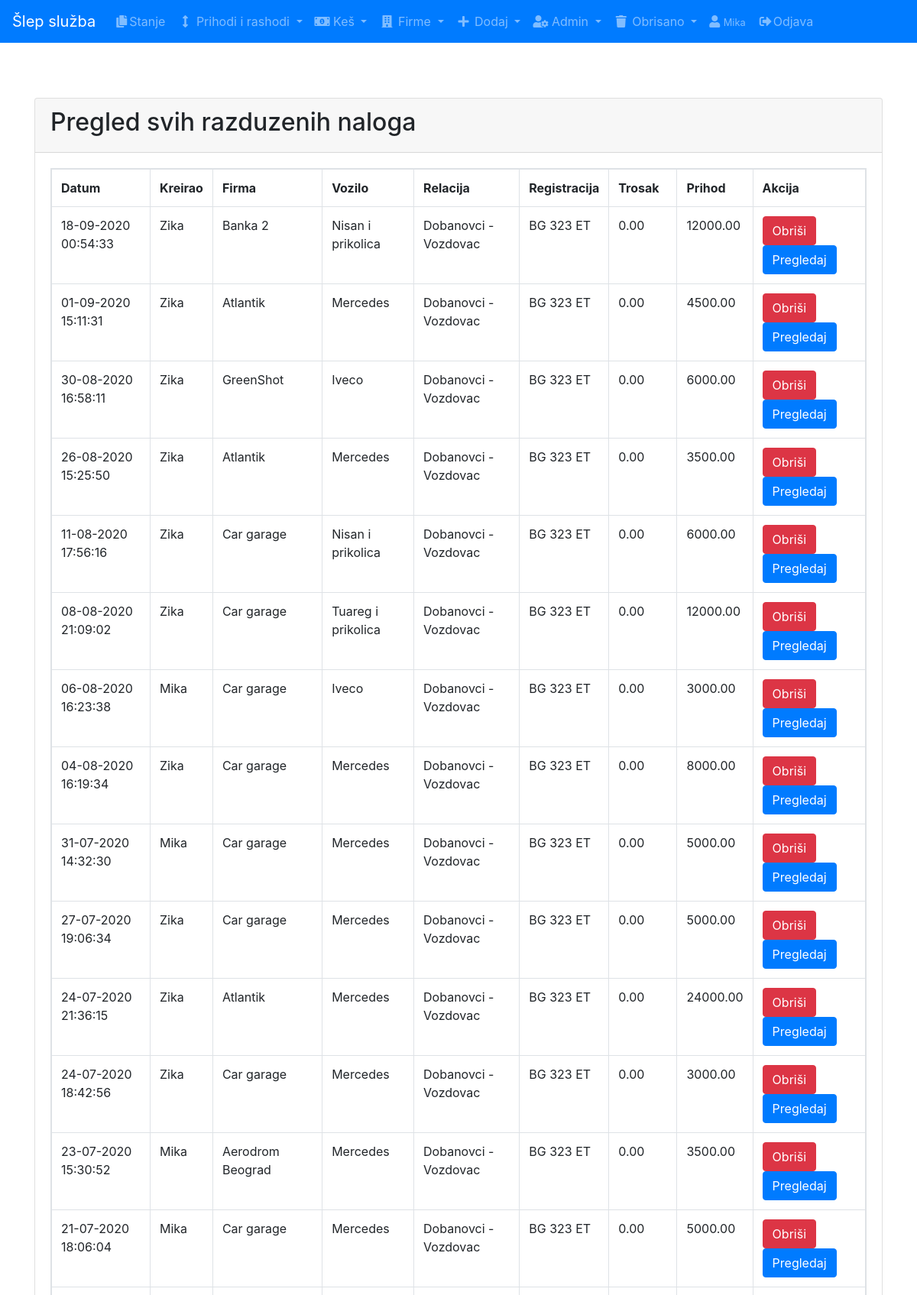
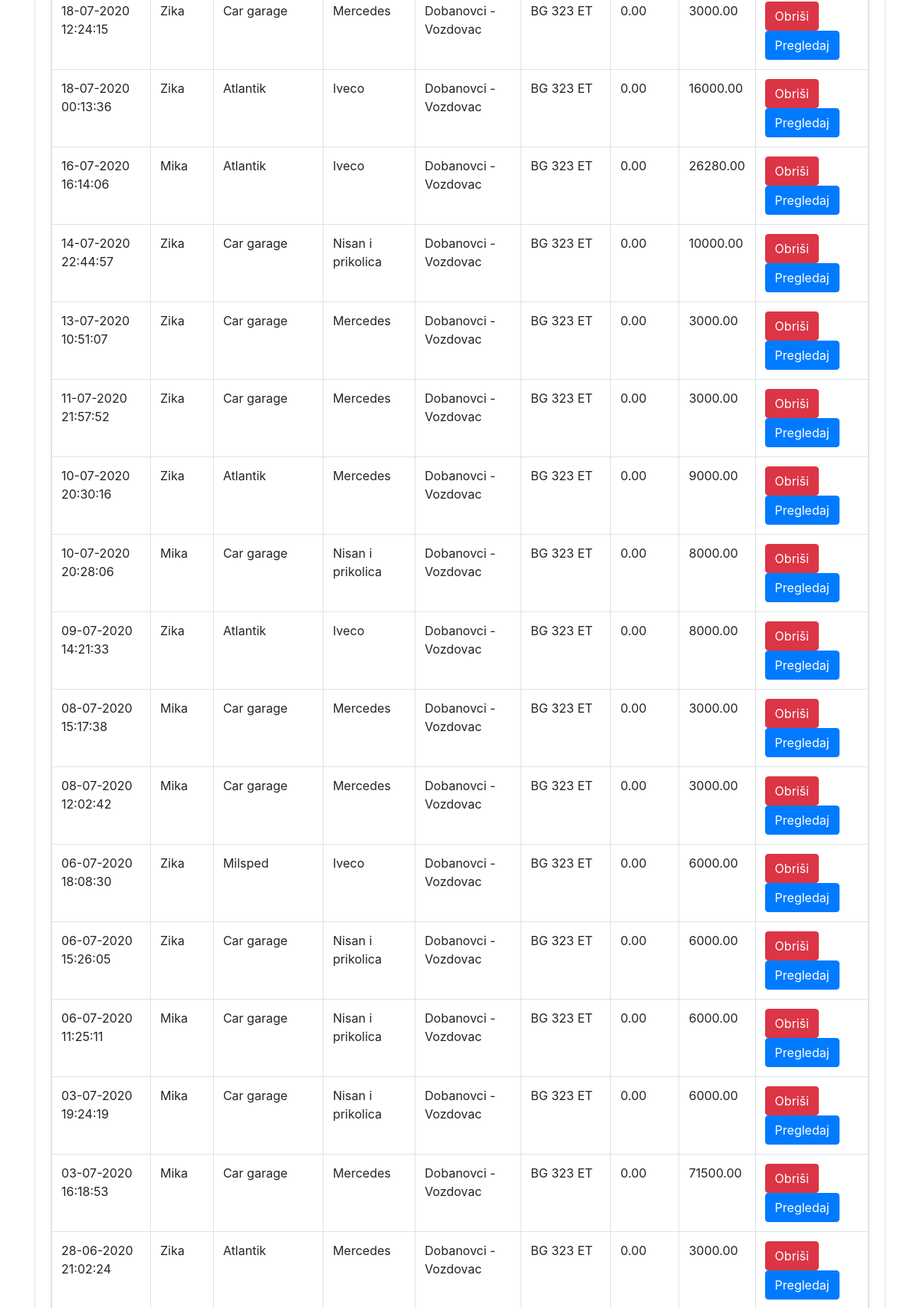
Page /fviewr.php (signed in, upper part) on the committed database (2 pictures, top to bottom).
### tables this page shows
CREATE TABLE `fnalog` (
  `idnalog` int(11) NOT NULL,
  `relacija` varchar(45) DEFAULT NULL,
  `registracija` varchar(45) DEFAULT NULL,
  `vozilo` varchar(45) DEFAULT NULL,
  `trosak` decimal(10,2) DEFAULT NULL,
  `opisTroska` varchar(45) DEFAULT NULL,
  `km` int(10) DEFAULT NULL,
  `slepVozilo` int(3) DEFAULT NULL,
  `prihod` decimal(10,2) DEFAULT NULL,
  `datum` datetime DEFAULT NULL,
  `idf` int(11) DEFAULT NULL,
  `kreirao` int(2) NOT NULL,
  `status` int(1) NOT NULL DEFAULT 0,
  `del` int(1) NOT NULL DEFAULT 0
);

CREATE TABLE `users` (
  `id` int(10) UNSIGNED NOT NULL,
  `name` varchar(50) NOT NULL,
  `email` varchar(50) NOT NULL,
  `password` varchar(45) NOT NULL,
  `token` varchar(11) DEFAULT NULL,
  `expire` datetime DEFAULT NULL,
  `role` int(1) DEFAULT NULL
);

CREATE TABLE `f_ime` (
  `idf_ime` int(11) NOT NULL,
  `fime` varchar(45) DEFAULT NULL,
  `status` int(1) DEFAULT NULL
);

CREATE TABLE `vozila` (
  `idvozila` int(11) NOT NULL,
  `ime` varchar(45) DEFAULT NULL,
  `status` int(1) DEFAULT NULL
);

### classes/Db.class.php (called while the page is built)
<?php
class Db
{
	protected function connect(){
		$dsn = "mysql:host=127.0.0.1;charset=utf8;dbname=aerodrom_as";
			try{
				$conn = new PDO($dsn, "root", "");
				return $conn;
			}catch(PDOException $e){
				die("Error: " . $e->getMessage());
			}
	}
}

### classes/Superclass.class.php (called while the page is built, shortened)
<?php
class Superclass extends Db{
		public function selectNalogFirmeR(){
		$sql = "SELECT fnalog.idnalog,fnalog.relacija,fnalog.registracija,fnalog.trosak,fnalog.datum as datum,fnalog.prihod,vozila.ime as ime,fnalog.kreirao,users.name as kreirao,f_ime.fime as imeFirme FROM fnalog inner join vozila on fnalog.slepVozilo = vozila.idVozila inner join users on users.id = fnalog.kreirao INNER JOIN f_ime on f_ime.idf_ime=fnalog.idf WHERE fnalog.status = 1  && fnalog.del = 0 ORDER BY fnalog.datum DESC";
		$result = $this->connect()->query($sql);
		if($result->rowCount()>0){
			while ($row = $result->fetch()) {
				$data[] = $row;
			}
			return $data;
		}
	}
}
?>

### fviewr.php (the view, shortened to what this page needs)
<?php
{require 'header.php';}
?>
<div class="container">
  <div class="card mt-5">
    <div class="card-header">
      <h2>Pregled svih razduzenih naloga </h2>
    </div>
    <div class="card-body">
      <table class="table table-bordered table-responsive">
        <tr>
          <th>Datum</th>
          <th>Kreirao</th>
          <th>Firma</th>
          <th>Vozilo</th>
          <th>Relacija</th>
          <th>Registracija</th>
          <th>Trosak</th>
          <th>Prihod</th>
          <th>Akcija</th>
        </tr>
        <?php
      $invoices = new Superclass();
      $rows = $invoices->selectNalogFirmeR();
      foreach($rows as $row){ ?>
        <tr>
          <td><?php $date = date_create($row['datum']); echo date_format($date,"d-m-Y H:i:s");?></td>
          <td><?= $row['kreirao'];?></td>
          <td><?= $row['imeFirme'];?> </td>
          <td><?= $row['ime'];?></td>
          <td><?= $row['relacija'];?></td>
          <td><?= $row['registracija'];?> </td>
          <td><?= $row['trosak'];?> </td>
          <td><?= $row['prihod'];?> </td>
           <td><a href="delFnalog.php?id=<?= $row['idnalog'];?>" class="btn btn-danger" onClick="return confirm('Da li ste sigurni da želite da obrišete unos?')">Obriši</a><a href="previewf.php?id=<?= $row['idnalog'];?>" class="btn btn-primary">Pregledaj</a></td>
        </tr>
    <?php }
    ?>
      </table>
    </div>
  </div>
</div>
<?php require 'footer.php'; ?>

### rows in the picture
fnalog: datum "18-09-2020 00:54:33", users.name "Zika", f_ime.fime "Banka 2", vozila.ime "Nisan i prikolica", relacija "Dobanovci - Vozdovac", registracija "BG 323 ET", trosak "0.00", prihod "12000.00"
fnalog: datum "01-09-2020 15:11:31", users.name "Zika", f_ime.fime "Atlantik", vozila.ime "Mercedes", relacija "Dobanovci - Vozdovac", registracija "BG 323 ET", trosak "0.00", prihod "4500.00"
fnalog: datum "30-08-2020 16:58:11", users.name "Zika", f_ime.fime "GreenShot", vozila.ime "Iveco", relacija "Dobanovci - Vozdovac", registracija "BG 323 ET", trosak "0.00", prihod "6000.00"
fnalog: datum "26-08-2020 15:25:50", users.name "Zika", f_ime.fime "Atlantik", vozila.ime "Mercedes", relacija "Dobanovci - Vozdovac", registracija "BG 323 ET", trosak "0.00", prihod "3500.00"
fnalog: datum "11-08-2020 17:56:16", users.name "Zika", f_ime.fime "Car garage", vozila.ime "Nisan i prikolica", relacija "Dobanovci - Vozdovac", registracija "BG 323 ET", trosak "0.00", prihod "6000.00"
fnalog: datum "08-08-2020 21:09:02", users.name "Zika", f_ime.fime "Car garage", vozila.ime "Tuareg i prikolica", relacija "Dobanovci - Vozdovac", registracija "BG 323 ET", trosak "0.00", prihod "12000.00"
fnalog: datum "06-08-2020 16:23:38", users.name "Mika", f_ime.fime "Car garage", vozila.ime "Iveco", relacija "Dobanovci - Vozdovac", registracija "BG 323 ET", trosak "0.00", prihod "3000.00"
fnalog: datum "04-08-2020 16:19:34", users.name "Zika", f_ime.fime "Car garage", vozila.ime "Mercedes", relacija "Dobanovci - Vozdovac", registracija "BG 323 ET", trosak "0.00", prihod "8000.00"
fnalog: datum "31-07-2020 14:32:30", users.name "Mika", f_ime.fime "Car garage", vozila.ime "Mercedes", relacija "Dobanovci - Vozdovac", registracija "BG 323 ET", trosak "0.00", prihod "5000.00"
fnalog: datum "27-07-2020 19:06:34", users.name "Zika", f_ime.fime "Car garage", vozila.ime "Mercedes", relacija "Dobanovci - Vozdovac", registracija "BG 323 ET", trosak "0.00", prihod "5000.00"
fnalog: datum "24-07-2020 21:36:15", users.name "Zika", f_ime.fime "Atlantik", vozila.ime "Mercedes", relacija "Dobanovci - Vozdovac", registracija "BG 323 ET", trosak "0.00", prihod "24000.00"
fnalog: datum "24-07-2020 18:42:56", users.name "Zika", f_ime.fime "Car garage", vozila.ime "Mercedes", relacija "Dobanovci - Vozdovac", registracija "BG 323 ET", trosak "0.00", prihod "3000.00"
fnalog: datum "23-07-2020 15:30:52", users.name "Mika", f_ime.fime "Aerodrom Beograd", vozila.ime "Mercedes", relacija "Dobanovci - Vozdovac", registracija "BG 323 ET", trosak "0.00", prihod "3500.00"
fnalog: datum "21-07-2020 18:06:04", users.name "Mika", f_ime.fime "Car garage", vozila.ime "Mercedes", relacija "Dobanovci - Vozdovac", registracija "BG 323 ET", trosak "0.00", prihod "5000.00"
fnalog: datum "18-07-2020 12:24:15", users.name "Zika", f_ime.fime "Car garage", vozila.ime "Mercedes", relacija "Dobanovci - Vozdovac", registracija "BG 323 ET", trosak "0.00", prihod "3000.00"
fnalog: datum "18-07-2020 00:13:36", users.name "Zika", f_ime.fime "Atlantik", vozila.ime "Iveco", relacija "Dobanovci - Vozdovac", registracija "BG 323 ET", trosak "0.00", prihod "16000.00"
fnalog: datum "16-07-2020 16:14:06", users.name "Mika", f_ime.fime "Atlantik", vozila.ime "Iveco", relacija "Dobanovci - Vozdovac", registracija "BG 323 ET", trosak "0.00", prihod "26280.00"
fnalog: datum "14-07-2020 22:44:57", users.name "Zika", f_ime.fime "Car garage", vozila.ime "Nisan i prikolica", relacija "Dobanovci - Vozdovac", registracija "BG 323 ET", trosak "0.00", prihod "10000.00"
fnalog: datum "13-07-2020 10:51:07", users.name "Zika", f_ime.fime "Car garage", vozila.ime "Mercedes", relacija "Dobanovci - Vozdovac", registracija "BG 323 ET", trosak "0.00", prihod "3000.00"
fnalog: datum "11-07-2020 21:57:52", users.name "Zika", f_ime.fime "Car garage", vozila.ime "Mercedes", relacija "Dobanovci - Vozdovac", registracija "BG 323 ET", trosak "0.00", prihod "3000.00"
fnalog: datum "10-07-2020 20:30:16", users.name "Zika", f_ime.fime "Atlantik", vozila.ime "Mercedes", relacija "Dobanovci - Vozdovac", registracija "BG 323 ET", trosak "0.00", prihod "9000.00"
fnalog: datum "10-07-2020 20:28:06", users.name "Mika", f_ime.fime "Car garage", vozila.ime "Nisan i prikolica", relacija "Dobanovci - Vozdovac", registracija "BG 323 ET", trosak "0.00", prihod "8000.00"
fnalog: datum "09-07-2020 14:21:33", users.name "Zika", f_ime.fime "Atlantik", vozila.ime "Iveco", relacija "Dobanovci - Vozdovac", registracija "BG 323 ET", trosak "0.00", prihod "8000.00"
fnalog: datum "08-07-2020 15:17:38", users.name "Mika", f_ime.fime "Car garage", vozila.ime "Mercedes", relacija "Dobanovci - Vozdovac", registracija "BG 323 ET", trosak "0.00", prihod "3000.00"
fnalog: datum "08-07-2020 12:02:42", users.name "Mika", f_ime.fime "Car garage", vozila.ime "Mercedes", relacija "Dobanovci - Vozdovac", registracija "BG 323 ET", trosak "0.00", prihod "3000.00"
fnalog: datum "06-07-2020 18:08:30", users.name "Zika", f_ime.fime "Milsped", vozila.ime "Iveco", relacija "Dobanovci - Vozdovac", registracija "BG 323 ET", trosak "0.00", prihod "6000.00"
fnalog: datum "06-07-2020 15:26:05", users.name "Zika", f_ime.fime "Car garage", vozila.ime "Nisan i prikolica", relacija "Dobanovci - Vozdovac", registracija "BG 323 ET", trosak "0.00", prihod "6000.00"
fnalog: datum "06-07-2020 11:25:11", users.name "Mika", f_ime.fime "Car garage", vozila.ime "Nisan i prikolica", relacija "Dobanovci - Vozdovac", registracija "BG 323 ET", trosak "0.00", prihod "6000.00"
fnalog: datum "03-07-2020 19:24:19", users.name "Mika", f_ime.fime "Car garage", vozila.ime "Nisan i prikolica", relacija "Dobanovci - Vozdovac", registracija "BG 323 ET", trosak "0.00", prihod "6000.00"
fnalog: datum "03-07-2020 16:18:53", users.name "Mika", f_ime.fime "Car garage", vozila.ime "Mercedes", relacija "Dobanovci - Vozdovac", registracija "BG 323 ET", trosak "0.00", prihod "71500.00"
fnalog: datum "28-06-2020 21:02:24", users.name "Zika", f_ime.fime "Atlantik", vozila.ime "Mercedes", relacija "Dobanovci - Vozdovac", registracija "BG 323 ET", trosak "0.00", prihod "3000.00"

### other values in the picture
$_SESSION['name'] "Mika"
